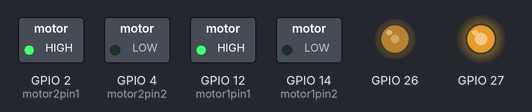
Recording of a sketch running on a simulated ESP32. On the bench: switched loads named in the sketch (green lamp = pin HIGH), output pins drawn as LEDs (lit = HIGH).

Above: at 0.05 s.
At 1.95 s:
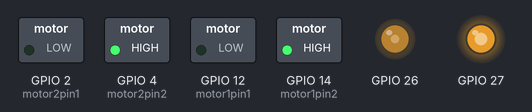
Timing chart, 0 to 3.0 s (numbered marks = the images above):
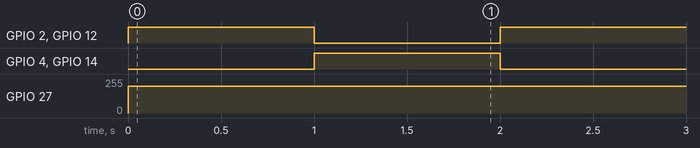

Measured:
- by itself, GPIO 2 (motor2pin1), GPIO 4 (motor2pin2), GPIO 12 (motor1pin1), GPIO 14 (motor1pin2): alternates HIGH for 1.0 s and LOW for 1.0 s
- by itself, GPIO 27: 0/255 → 200/255 at 0.00 s

The sketch:

l298nSpeed.ino
```cpp
int motor1pin1 = 12;
int motor1pin2 = 14;

int motor2pin1 = 2;
int motor2pin2 = 4;

void setup() {
  // put your setup code here, to run once:
  pinMode(motor1pin1, OUTPUT);
  pinMode(motor1pin2, OUTPUT);
  pinMode(motor2pin1, OUTPUT);
  pinMode(motor2pin2, OUTPUT);

  pinMode(27, OUTPUT);
  pinMode(26, OUTPUT);
}

void loop() {
  // put your main code here, to run repeatedly:

  //Controlling speed (0 = off and 255 = max speed):
  analogWrite(26, 100); //ENA pin
  analogWrite(27, 200); //ENB pin

  //Controlling spin direction of motors:
  digitalWrite(motor1pin1, HIGH);
  digitalWrite(motor1pin2, LOW);

  digitalWrite(motor2pin1, HIGH);
  digitalWrite(motor2pin2, LOW);
  delay(1000);

  digitalWrite(motor1pin1, LOW);
  digitalWrite(motor1pin2, HIGH);

  digitalWrite(motor2pin1, LOW);
  digitalWrite(motor2pin2, HIGH);
  delay(1000);
}
```
